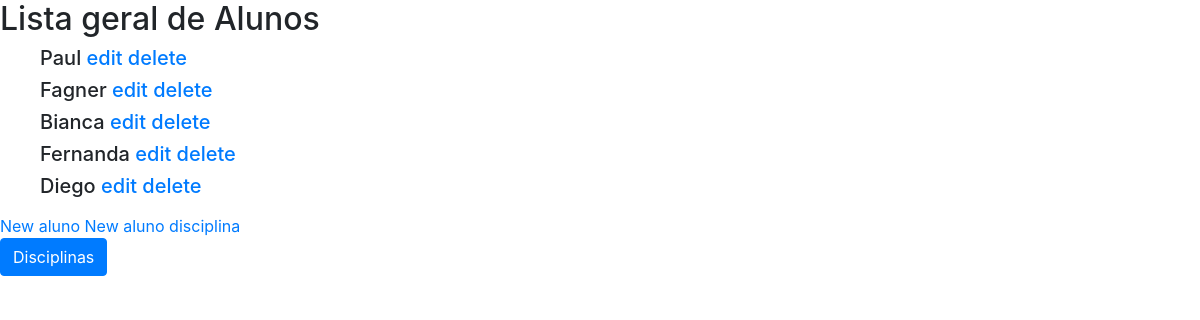
/alunos/, run on an earlier commit of the app's database.
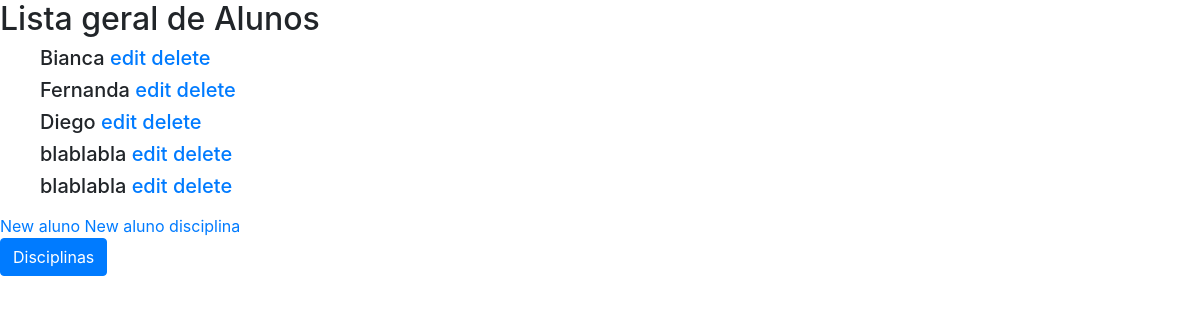
And on a later commit of the database.
### products/models.py (models this page shows)
class Aluno(models.Model):
    id = models.AutoField(primary_key=True)
    nomeAluno = models.CharField(max_length=100)
    def __str__(self):
        return self.nomeAluno

### products/views.py (the view)
# urls.py: path('alunos/', list_alunos, name='list_alunos'),
def list_alunos(request):
    alunos = Aluno.objects.all()
    return render(request, 'alunos.html', {'alunos': alunos})

### products/templates/alunos.html (shortened to what this page needs)
<!doctype html>
<html lang="en">
<head>
     <link href="https://stackpath.bootstrapcdn.com/bootstrap/4.3.1/css/bootstrap.min.css" rel="stylesheet">
</head>
<body>
<h2> Lista geral de Alunos </h2>
    <ul>
        {%  for aluno in alunos %}
            <h5> {{aluno}} <a name="editaluno" href="{% url 'update_aluno' aluno.id %}"> edit </a> <a name="removealuno" href="{% url 'delete_aluno' aluno.id %}"> delete </a> </h5>
        {% endfor %}
    </ul>
<a name="newaluno" href="{% url 'create_aluno' %}">New aluno</a>
<a href="{% url 'create_aluno_disciplina' %}">New aluno disciplina</a>
<Br>
    <a href="/disciplinas/"><input type="button" class="btn btn-primary" value="Disciplinas"></input></a>
 </body>
</html>

What changed in the data, as far as the page shows it:
removed Aluno: nomeAluno "Paul"
removed Aluno: nomeAluno "Fagner"
added Aluno: nomeAluno "blablabla"
added Aluno: nomeAluno "blablabla"
